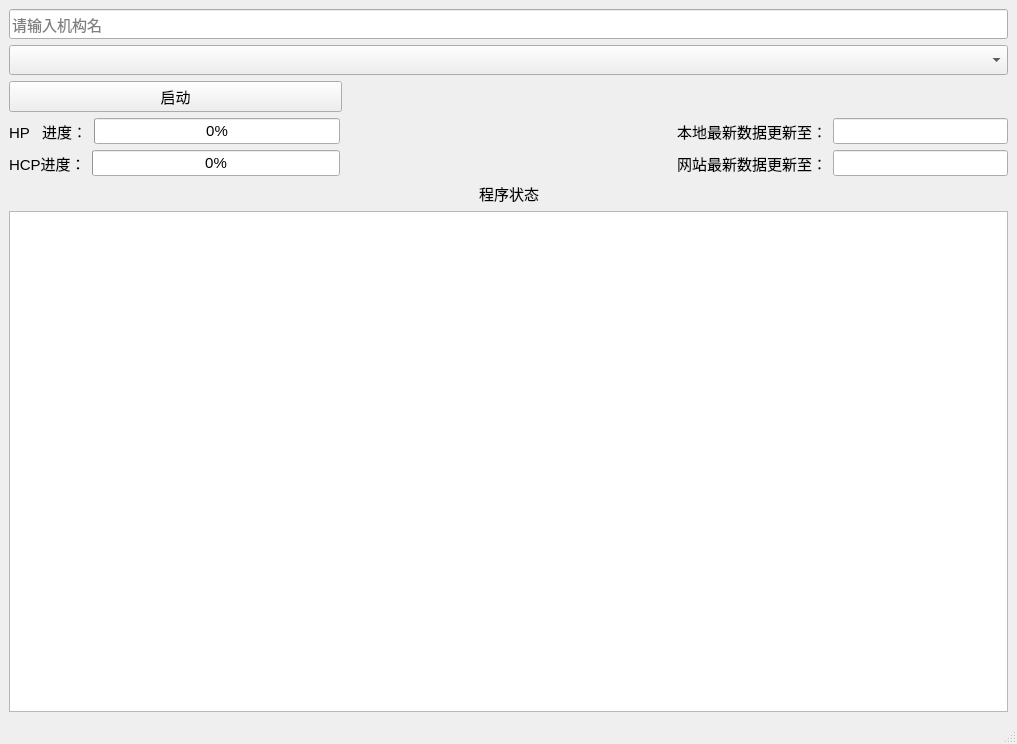
<?xml version="1.0" encoding="UTF-8"?>
<ui version="4.0">
 <class>MainWindow</class>
 <widget class="QMainWindow" name="MainWindow">
  <property name="geometry">
   <rect>
    <x>0</x>
    <y>0</y>
    <width>1017</width>
    <height>744</height>
   </rect>
  </property>
  <property name="font">
   <font>
    <family>Arial</family>
    <pointsize>-1</pointsize>
   </font>
  </property>
  <property name="windowTitle">
   <string>爬取打印PDF</string>
  </property>
  <property name="styleSheet">
   <string notr="true">*{
	font-family: Arial; 
	font-size: 15px;
	font-weight: bolder
}
</string>
  </property>
  <widget class="QWidget" name="centralwidget">
   <property name="styleSheet">
    <string notr="true"/>
   </property>
   <layout class="QVBoxLayout" name="verticalLayout_3">
    <item>
     <widget class="QLineEdit" name="lineEdit">
      <property name="sizePolicy">
       <sizepolicy hsizetype="Expanding" vsizetype="Expanding">
        <horstretch>0</horstretch>
        <verstretch>0</verstretch>
       </sizepolicy>
      </property>
      <property name="maximumSize">
       <size>
        <width>16777215</width>
        <height>30</height>
       </size>
      </property>
      <property name="font">
       <font>
        <family>Arial</family>
        <pointsize>-1</pointsize>
       </font>
      </property>
      <property name="placeholderText">
       <string>请输入机构名</string>
      </property>
     </widget>
    </item>
    <item>
     <widget class="QComboBox" name="comboBox">
      <property name="enabled">
       <bool>true</bool>
      </property>
      <property name="sizePolicy">
       <sizepolicy hsizetype="Preferred" vsizetype="Expanding">
        <horstretch>0</horstretch>
        <verstretch>0</verstretch>
       </sizepolicy>
      </property>
      <property name="maximumSize">
       <size>
        <width>16777215</width>
        <height>30</height>
       </size>
      </property>
     </widget>
    </item>
    <item>
     <layout class="QHBoxLayout" name="horizontalLayout_5" stretch="1,2">
      <item>
       <widget class="QPushButton" name="pushButton">
        <property name="text">
         <string>启动</string>
        </property>
       </widget>
      </item>
      <item>
       <spacer name="horizontalSpacer_4">
        <property name="orientation">
         <enum>Qt::Horizontal</enum>
        </property>
        <property name="sizeHint" stdset="0">
         <size>
          <width>40</width>
          <height>20</height>
         </size>
        </property>
       </spacer>
      </item>
     </layout>
    </item>
    <item>
     <layout class="QHBoxLayout" name="horizontalLayout_7">
      <item>
       <layout class="QVBoxLayout" name="verticalLayout_2">
        <item>
         <layout class="QHBoxLayout" name="horizontalLayout">
          <item>
           <widget class="QLabel" name="label_2">
            <property name="lineWidth">
             <number>1</number>
            </property>
            <property name="text">
             <string>HP   进度：</string>
            </property>
           </widget>
          </item>
          <item>
           <widget class="QProgressBar" name="progressBar_2">
            <property name="maximum">
             <number>100</number>
            </property>
            <property name="value">
             <number>0</number>
            </property>
           </widget>
          </item>
         </layout>
        </item>
        <item>
         <layout class="QHBoxLayout" name="horizontalLayout_2">
          <item>
           <widget class="QLabel" name="label_3">
            <property name="text">
             <string>HCP进度：</string>
            </property>
           </widget>
          </item>
          <item>
           <widget class="QProgressBar" name="progressBar">
            <property name="value">
             <number>0</number>
            </property>
           </widget>
          </item>
         </layout>
        </item>
       </layout>
      </item>
      <item>
       <spacer name="horizontalSpacer">
        <property name="orientation">
         <enum>Qt::Horizontal</enum>
        </property>
        <property name="sizeHint" stdset="0">
         <size>
          <width>40</width>
          <height>20</height>
         </size>
        </property>
       </spacer>
      </item>
      <item>
       <layout class="QVBoxLayout" name="verticalLayout">
        <item>
         <layout class="QHBoxLayout" name="horizontalLayout_3">
          <item>
           <widget class="QLabel" name="label_4">
            <property name="text">
             <string>本地最新数据更新至：</string>
            </property>
           </widget>
          </item>
          <item>
           <widget class="QLineEdit" name="lineEdit_2"/>
          </item>
         </layout>
        </item>
        <item>
         <layout class="QHBoxLayout" name="horizontalLayout_6">
          <item>
           <widget class="QLabel" name="label_5">
            <property name="text">
             <string>网站最新数据更新至：</string>
            </property>
           </widget>
          </item>
          <item>
           <widget class="QLineEdit" name="lineEdit_3"/>
          </item>
         </layout>
        </item>
       </layout>
      </item>
     </layout>
    </item>
    <item>
     <layout class="QHBoxLayout" name="horizontalLayout_4">
      <item>
       <spacer name="horizontalSpacer_2">
        <property name="orientation">
         <enum>Qt::Horizontal</enum>
        </property>
        <property name="sizeHint" stdset="0">
         <size>
          <width>40</width>
          <height>20</height>
         </size>
        </property>
       </spacer>
      </item>
      <item>
       <widget class="QLabel" name="label">
        <property name="font">
         <font>
          <family>Arial</family>
          <pointsize>-1</pointsize>
         </font>
        </property>
        <property name="text">
         <string>程序状态</string>
        </property>
       </widget>
      </item>
      <item>
       <spacer name="horizontalSpacer_3">
        <property name="orientation">
         <enum>Qt::Horizontal</enum>
        </property>
        <property name="sizeHint" stdset="0">
         <size>
          <width>40</width>
          <height>20</height>
         </size>
        </property>
       </spacer>
      </item>
     </layout>
    </item>
    <item>
     <widget class="QPlainTextEdit" name="plainTextEdit">
      <property name="font">
       <font>
        <family>Arial</family>
        <pointsize>-1</pointsize>
       </font>
      </property>
     </widget>
    </item>
   </layout>
   <zorder>comboBox</zorder>
   <zorder>lineEdit</zorder>
   <zorder>plainTextEdit</zorder>
  </widget>
  <widget class="QMenuBar" name="menubar">
   <property name="geometry">
    <rect>
     <x>0</x>
     <y>0</y>
     <width>1017</width>
     <height>23</height>
    </rect>
   </property>
  </widget>
  <widget class="QStatusBar" name="statusbar"/>
 </widget>
 <resources/>
 <connections/>
</ui>
